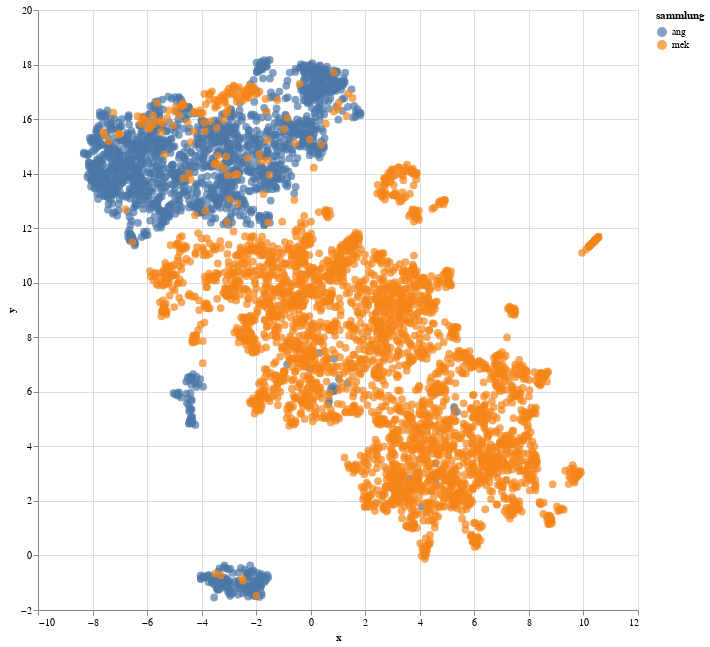

Notebook code for this chart:
### Code cell
df_joined_umap = runUmapOnDf(df_joined).join(data['sammlung'])
alt.data_transformers.disable_max_rows()
alt.Chart(df_joined_umap).encode(
      x='x',
      y='y',
      color='sammlung'
  ).mark_circle(size=60).properties(
      width=600, height=600
  ).interactive()

### Figure 1 — Vega-Lite specification as saved in the notebook (floating-point values rounded to 4 significant figures; data arrays with more than 128 entries replaced by an {"elided": "..."} marker saying what was removed)
{"config": {"view": {"continuousWidth": 400, "continuousHeight": 300}}, "data": {"name": "data-d3e698b2747897332e7afa5771c76c4b"}, "mark": {"type": "circle", "size": 60}, "encoding": {"color": {"type": "nominal", "field": "sammlung"}, "x": {"type": "quantitative", "field": "x"}, "y": {"type": "quantitative", "field": "y"}}, "height": 600, "selection": {"selector023": {"type": "interval", "bind": "scales", "encodings": ["x", "y"]}}, "width": 600, "$schema": "https://vega.github.io/schema/vega-lite/v4.8.1.json", "datasets": {"data-d3e698b2747897332e7afa5771c76c4b": {"elided": "5140 records"}}}
